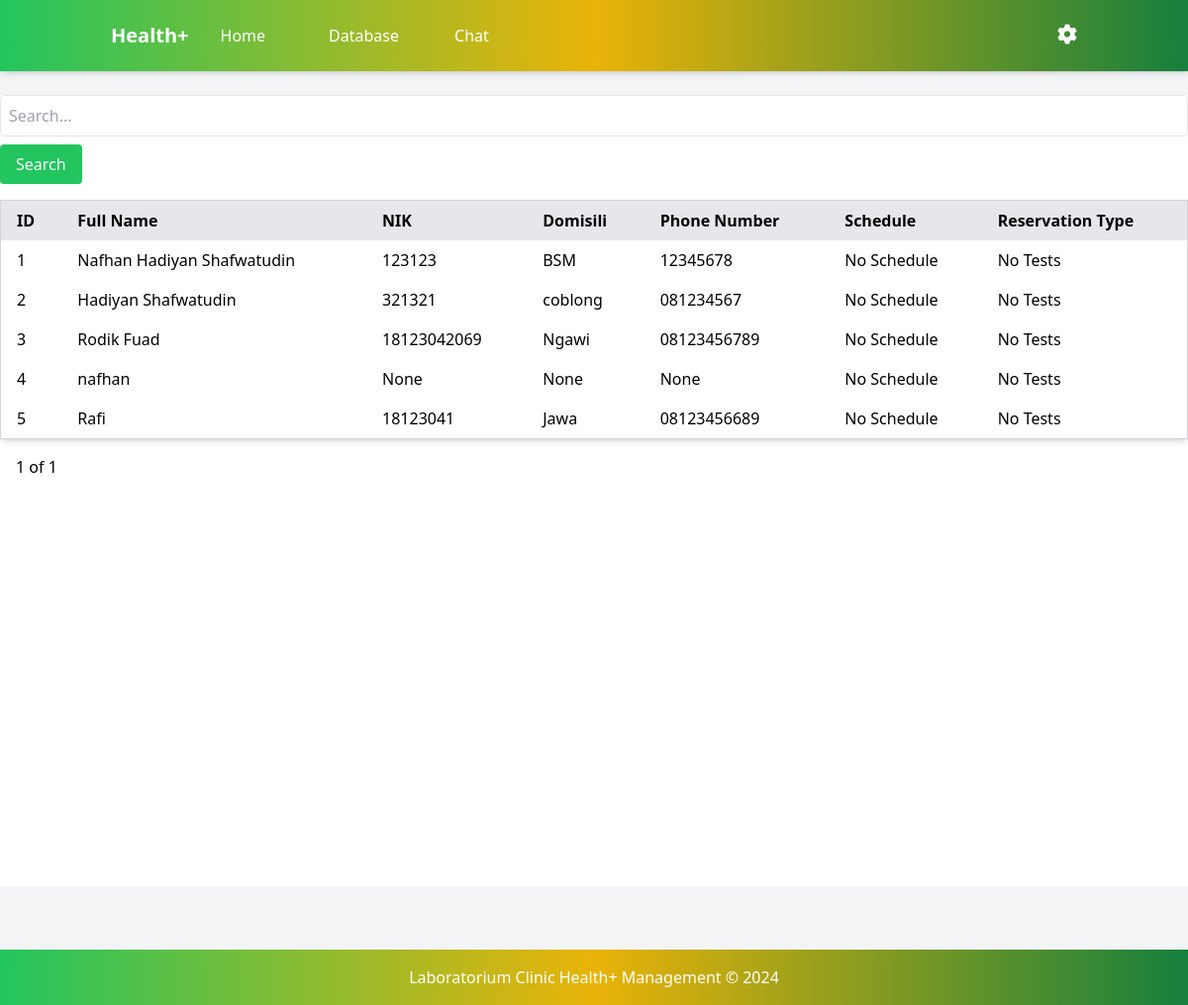
Page /database (signed in) on the committed database.
### app/models.py (models this page shows, shortened)
class PersonalData(db.Model):
    id = db.Column(db.Integer, primary_key=True)
    user_id = db.Column(db.Integer, db.ForeignKey('user.id'), unique=True, nullable=False)
    full_name = db.Column(db.String(100), nullable=False)
    nik = db.Column(db.String(20), nullable=False)
    domicile = db.Column(db.String(100), nullable=False)
    phone = db.Column(db.String(15), nullable=False)
    created_at = db.Column(db.DateTime, default=datetime.utcnow)
    user = db.relationship('User', backref=db.backref('personal_data', uselist=False), lazy=True)
    reservations = db.relationship('Reservation', back_populates='patient', lazy=True)

### app/routes.py (the view, shortened to what this page needs)
@routes.route('/database', methods=['GET', 'POST'])
def database():
    search_query = request.args.get('search', '').strip()
    page = request.args.get('page', 1, type=int)  # Untuk navigasi halaman
    query = db.session.query(PersonalData).outerjoin(Reservation, Reservation.patient_id == PersonalData.id)
    patients = query.paginate(page=page, per_page=15, error_out=False)
    print(f"Total Pasien: {patients.total}")
    print(f"Jumlah Halaman: {patients.pages}")
    return render_template('database.html', patients=patients, search_query=search_query)

### templates/database.html (shortened to what this page needs)
{% extends "base_admin.html" %}
{% block content %}
<div class="min-h-screen bg-white bg-cover bg-center">
    <header class="bg-gradient-to-r from-green-500 via-yellow-500 to-green-700 text-white  shadow-md py-4 fixed w-full top-0 z-10">
        <div class="container mx-auto flex justify-between items-center px-6 space-x-8">
            <div class="flex items-center space-x-8">
                <a href="{{ url_for('routes.home_admin') }}" class="font-bold text-xl whitespace-nowrap">Health+</a>
                <nav class="flex space-x-6 items-center">
                    <a href="{{ url_for('routes.home_admin') }}" class="hover:underline">Home</a>
                        <a href="{{ url_for('routes.database') }}" class="block px-4 py-2 hover:bg-blue-100 hover:underline">Database</a>
                    <a href="{{ url_for('routes.chat_admin') }}" class="block px-4 py-2 hover:bg-blue-100 hover:underline">Chat</a>
                </nav>
            </div>
            <div class="relative">
                <button id="settingsButton" class="focus:outline-none">
                  <i id="settingsIcon" class="fa fa-cog text-xl cursor-pointer"></i>
                </button>
              </div>
        </div>
    </header>
    <form method="GET" action="{{ url_for('routes.database') }}" class="mb-4">
        <input type="text" name="search" value="{{ search_query }}" placeholder="Search..." class="border p-2 rounded w-full" />
        <button type="submit" class="bg-green-500 text-white px-4 py-2 rounded mt-2">Search</button>
    </form>
    <table class="min-w-full bg-white border border-gray-300 rounded shadow-md">
        <thead>
            <tr class="bg-gray-200">
                <th class="px-4 py-2 text-left">ID</th>
                <th class="px-4 py-2 text-left">Full Name</th>
                <th class="px-4 py-2 text-left">NIK</th>
                <th class="px-4 py-2 text-left">Domisili</th>
                <th class="px-4 py-2 text-left">Phone Number</th>
                <th class="px-4 py-2 text-left">Schedule</th>
                <th class="px-4 py-2 text-left">Reservation Type</th>
            </tr>
        </thead>
        <tbody>
            {% for patient in patients.items %}
                <tr>
                    <td class="px-4 py-2">{{ patient.id }}</td>
                    <td class="px-4 py-2">{{ patient.full_name }}</td>
                    <td class="px-4 py-2">{{ patient.nik }}</td>
                    <td class="px-4 py-2">{{ patient.domicile }}</td>
                    <td class="px-4 py-2">{{ patient.phone }}</td>
                    <td class="px-4 py-2">
                        {% if patient.reservations %}
                            {{ patient.reservations[0].reservation_date }} at {{ patient.reservations[0].reservation_time }}
                        {% else %}
                            No Schedule
                        {% endif %}
                    </td>
                    <td class="px-4 py-2">
                        {% if patient.reservations %}
                            {{ patient.reservations[0].tests }}
                        {% else %}
                            No Tests
                        {% endif %}
                    </td>
                </tr>
            {% else %}
                <tr>
                    <td colspan="7" class="text-center px-4 py-2">No data available</td>
                </tr>
            {% endfor %}
        </tbody>
    </table>
    <div class="mt-4">
        <span class="px-4 py-2">{{ patients.page }} of {{ patients.pages }}</span>
    </div>
</div>
{% endblock %}

### rows in the picture
PersonalData: id "1", full_name "Nafhan Hadiyan Shafwatudin", nik "123123", domicile "BSM", phone "12345678"
PersonalData: id "2", full_name "Hadiyan Shafwatudin", nik "321321", domicile "coblong", phone "081234567"
PersonalData: id "3", full_name "Rodik Fuad", nik "18123042069", domicile "Ngawi", phone "08123456789"
PersonalData: id "4", full_name "nafhan", nik "None", domicile "None", phone "None"
PersonalData: id "5", full_name "Rafi", nik "18123041", domicile "Jawa", phone "08123456689"

### other values in the picture
{{ patients.page }} "1"
{{ patients.pages }} "1"
